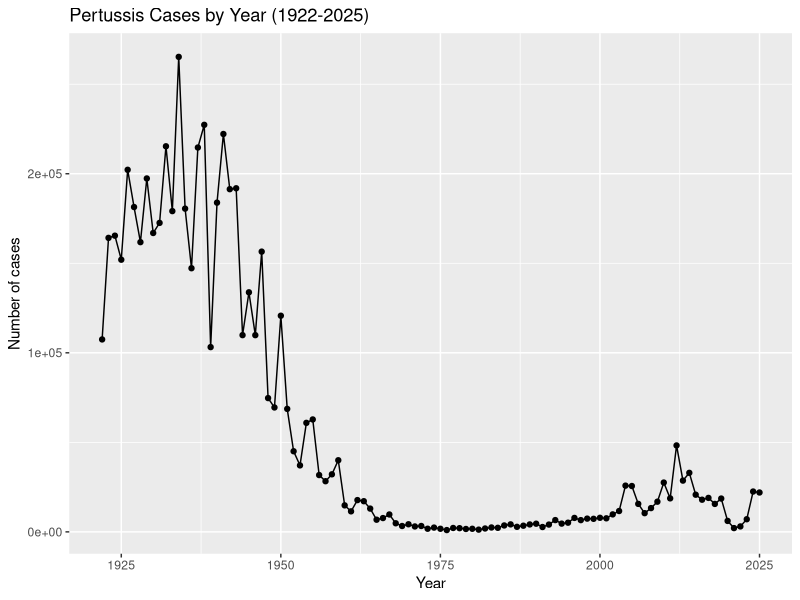
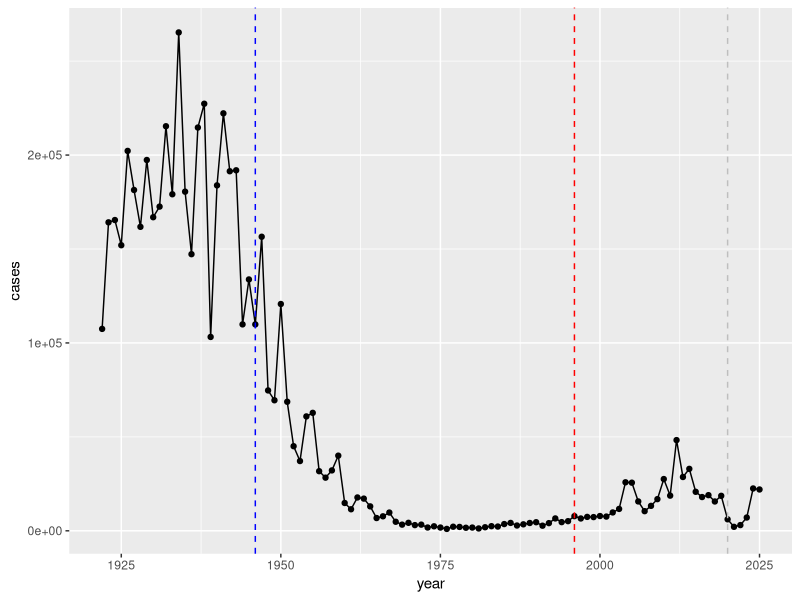

Generate these figures, in order, with R: (Note: this script raises an error after producing the figures.)
## ---- chunk 1
cdc <- data.frame(
  year = c(
    1922L,
    1923L,
    1924L,
    1925L,
    1926L,
    1927L,
    1928L,
    1929L,
    1930L,
    1931L,
    1932L,
    1933L,
    1934L,
    1935L,
    1936L,
    1937L,
    1938L,
    1939L,
    1940L,
    1941L,
    1942L,
    1943L,
    1944L,
    1945L,
    1946L,
    1947L,
    1948L,
    1949L,
    1950L,
    1951L,
    1952L,
    1953L,
    1954L,
    1955L,
    1956L,
    1957L,
    1958L,
    1959L,
    1960L,
    1961L,
    1962L,
    1963L,
    1964L,
    1965L,
    1966L,
    1967L,
    1968L,
    1969L,
    1970L,
    1971L,
    1972L,
    1973L,
    1974L,
    1975L,
    1976L,
    1977L,
    1978L,
    1979L,
    1980L,
    1981L,
    1982L,
    1983L,
    1984L,
    1985L,
    1986L,
    1987L,
    1988L,
    1989L,
    1990L,
    1991L,
    1992L,
    1993L,
    1994L,
    1995L,
    1996L,
    1997L,
    1998L,
    1999L,
    2000L,
    2001L,
    2002L,
    2003L,
    2004L,
    2005L,
    2006L,
    2007L,
    2008L,
    2009L,
    2010L,
    2011L,
    2012L,
    2013L,
    2014L,
    2015L,
    2016L,
    2017L,
    2018L,
    2019L,
    2020L,
    2021L,
    2022L,
    2023L,
    2024L,
    2025L
  ),
  cases = c(
    107473,
    164191,
    165418,
    152003,
    202210,
    181411,
    161799,
    197371,
    166914,
    172559,
    215343,
    179135,
    265269,
    180518,
    147237,
    214652,
    227319,
    103188,
    183866,
    222202,
    191383,
    191890,
    109873,
    133792,
    109860,
    156517,
    74715,
    69479,
    120718,
    68687,
    45030,
    37129,
    60886,
    62786,
    31732,
    28295,
    32148,
    40005,
    14809,
    11468,
    17749,
    17135,
    13005,
    6799,
    7717,
    9718,
    4810,
    3285,
    4249,
    3036,
    3287,
    1759,
    2402,
    1738,
    1010,
    2177,
    2063,
    1623,
    1730,
    1248,
    1895,
    2463,
    2276,
    3589,
    4195,
    2823,
    3450,
    4157,
    4570,
    2719,
    4083,
    6586,
    4617,
    5137,
    7796,
    6564,
    7405,
    7298,
    7867,
    7580,
    9771,
    11647,
    25827,
    25616,
    15632,
    10454,
    13278,
    16858,
    27550,
    18719,
    48277,
    28639,
    32971,
    20762,
    17972,
    18975,
    15609,
    18617,
    6124,
    2116,
    3044,
    7063,
    22538,
    21996
  )
)
## ---- chunk 2
library(ggplot2)
ggplot(cdc) +
  aes(x = year, y = cases) +
  geom_point() +
  geom_line() +
  labs(title = "Pertussis Cases by Year (1922-2025)",
       x = "Year",
       y = "Number of cases")
## ---- chunk 3
ggplot(cdc) +
  aes(year, cases) +
  geom_point() +
  geom_line() +
  geom_vline(xintercept = 1946, col="blue", lty=2) +
  geom_vline(xintercept = 1996, col="red", lty=2) +
  geom_vline(xintercept = 2020, col="gray", lty=2)
## ---- chunk 4
library(jsonlite)
subject <- read_json("https://www.cmi-pb.org/api/subject", simplifyVector = TRUE) 
## ---- chunk 5
head(subject, 3)
## ---- chunk 6
table(subject$infancy_vac)
## ---- chunk 7
table(subject$biological_sex)
## ---- chunk 8
table(subject$race, subject$biological_sex)
## ---- chunk 9
library(lubridate)
today()
## ---- chunk 10
today() - ymd("2000-01-01")
## ---- chunk 11
time_length( today() - ymd("2000-01-01"),  "years")
## ---- chunk 12
subject$age <- today() - ymd(subject$year_of_birth)
## ---- chunk 13
library(dplyr)
ap <- subject %>% filter(infancy_vac == "aP")
round( summary( time_length( ap$age, "years" ) ) )
## ---- chunk 14
wp <- subject %>% filter(infancy_vac == "wP")
round(summary(time_length(wp$age, "years")))
## ---- chunk 15
int <- ymd(subject$date_of_boost) - ymd(subject$year_of_birth)
age_at_boost <- time_length(int, "year")
head(age_at_boost)
## ---- chunk 16
ggplot(subject) +
  aes(time_length(age, "year"),
      fill=as.factor(infancy_vac)) +
  geom_histogram(show.legend=FALSE) +
  facet_wrap(vars(infancy_vac), nrow=2) +
  xlab("Age in years")
## ---- chunk 17
specimen <- read_json("https://www.cmi-pb.org/api/specimen", 
                      simplifyVector = TRUE)

titer <- read_json("https://www.cmi-pb.org/api/v5_1/plasma_ab_titer", 
                   simplifyVector = TRUE)
## ---- chunk 18
head(specimen)
## ---- chunk 19
head(titer)
## ---- chunk 20
library(dplyr)
meta <- inner_join(subject, specimen)
dim(meta)
head(meta)
## ---- chunk 21
abdata <- inner_join(titer, meta)
dim(abdata)
## ---- chunk 22
table(abdata$isotype)
## ---- chunk 23
table(abdata$antigen)
## ---- chunk 24
igg <- abdata |>
  filter(isotype=="IgG")

head(igg)
## ---- chunk 25
ggplot(igg) +
  aes(MFI_normalised, antigen) +
  geom_boxplot() + 
    xlim(0,75) +
  facet_wrap(vars(visit), nrow=2)
## ---- chunk 26
ggplot(igg) +
  aes(x = antigen, y = MFI_normalised) +
  geom_boxplot()
## ---- chunk 27
ggplot(igg) +
  aes(x = antigen, y = MFI_normalised) +
  geom_boxplot() +
  facet_wrap(~infancy_vac)
## ---- chunk 28
ggplot(igg) +
  aes(MFI_normalised, antigen, col=infancy_vac) +
  geom_boxplot() +
  facet_wrap(vars(visit), nrow=2) +
  xlim(0,75) +
  theme_bw()
## ---- chunk 29
igg |> filter(visit != 8) %>%
ggplot() +
  aes(MFI_normalised, antigen, col=infancy_vac ) +
  geom_boxplot(show.legend = FALSE) + 
  xlim(0,75) +
  facet_wrap(vars(infancy_vac, visit), nrow=2)
## ---- chunk 30
filter(igg, antigen=="OVA") |>
  ggplot() +
  aes(MFI_normalised, col=infancy_vac) +
  geom_boxplot(show.legend = TRUE) +
  facet_wrap(vars(visit)) +
  theme_bw()
## ---- chunk 31
filter(igg, antigen=="FIM2/3") %>%
  ggplot() +
  aes(MFI_normalised, col=infancy_vac) +
  geom_boxplot(show.legend = TRUE) +
  facet_wrap(vars(visit)) +
  theme_bw()
## ---- chunk 32
pt.igg.21 <- igg |> filter(antigen == "PT",
              dataset == "2021_dataset")
## ---- chunk 33
ggplot(pt.igg.21) +
      aes(x=planned_day_relative_to_boost,
        y=MFI_normalised,
        col=infancy_vac,
        group=subject_id) +
    geom_point() +
    geom_line() +
    geom_vline(xintercept=14, lty=2)
## ---- chunk 34
url <- "https://www.cmi-pb.org/api/v2/rnaseq?versioned_ensembl_gene_id=eq.ENSG00000211896.7"

rna <- read_json(url, simplifyVector = TRUE) 
## ---- chunk 35
#meta <- inner_join(specimen, subject)
ssrna <- inner_join(rna, meta)
## ---- chunk 36
ggplot(ssrna) +
  aes(x=visit, y=tpm, group=subject_id) +
  geom_point() +
  geom_line(alpha=0.2)

## ---- chunk 37
ggplot(ssrna) +
  aes(tpm, col=infancy_vac) +
  geom_boxplot() +
  facet_wrap(vars(visit))
## ---- chunk 38
ssrna |>  
  filter(visit==4) |> 
  ggplot() +
    aes(tpm, col=infancy_vac) + geom_density() + 
    geom_rug() 
## ---- chunk 39
ggplot(pt.igg.21) +
  aes(x = planned_day_relative_to_boost,
      y = MFI_normalised,
      col = infancy_vac,
      group = subject_id) +
  geom_point() +
  geom_line(alpha = 0.4) +
  stat_summary(aes(group = infancy_vac),
               fun = mean,
               geom = "line",
               linewidth = 1.5) +
  geom_vline(xintercept = 0, lty = 2) +
  geom_vline(xintercept = 14, lty = 2) +
  labs(
    title = "CMI-PB 2021 Dataset IgG PT",
    subtitle = "Dashed lines at day 0 (pre boost) and day 14 (post boost)",
    x = "Day relative to boost",
    y = "Normalized MFI"
  ) +
  theme_bw()
